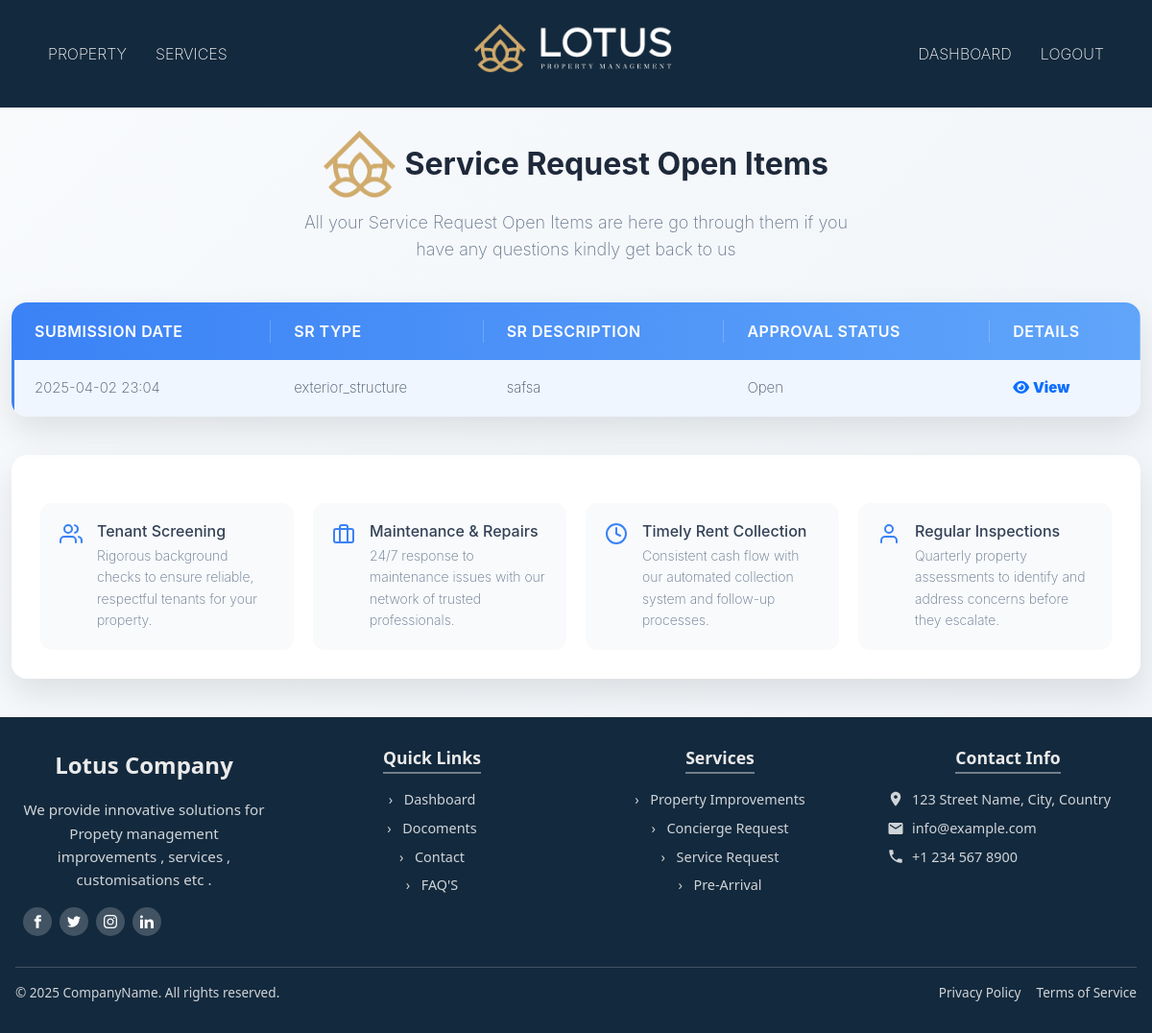
The page /open_services (signed in) on the database as committed earlier.
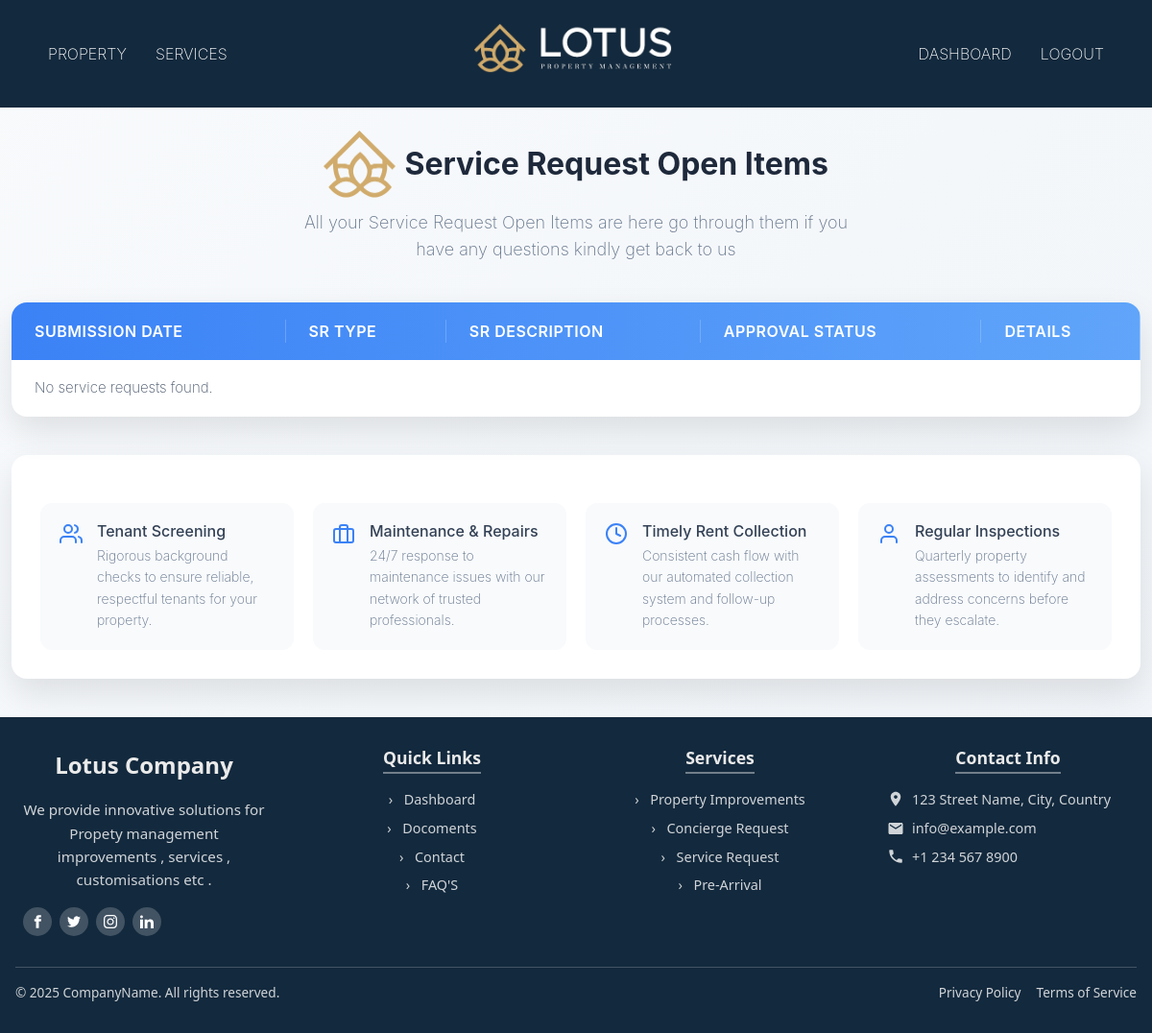
The same page on the database as committed later.
### servicedetails/models.py (models this page shows, shortened)
class ServiceRequest(models.Model):
    STATUS_CHOICES = [
        ('pending', 'Pending'),
        ('open', 'Open'),
        ('completed', 'Completed'),
        ('denied', 'Denied'),
    ]
    REQUEST_TYPE_CHOICES = [
        ('interior_residence', 'INTERIOR RESIDENCE'),
        ('exterior_structure', 'EXTERIOR STRUCTURE'),
        ('exterior_grounds', 'EXTERIOR GROUNDS'),
        ('housekeeping', 'HOUSEKEEPING'),
        ('water_features', 'WATER FEATURES'),
        ('storm_preparedness', 'STORM PREPAREDNESS'),
        ('other', 'OTHER'),
    ]
    user = models.ForeignKey(Client, on_delete=models.CASCADE)  # Use Client from mainapp
    request_type = models.CharField(max_length=50, choices=REQUEST_TYPE_CHOICES)  # Updated field
    description = models.TextField()
    status = models.CharField(max_length=10, choices=STATUS_CHOICES, default='pending')
    vendor = models.ForeignKey(Vendor, on_delete=models.SET_NULL, null=True, blank=True)  # Use Vendor from mainapp
    created_at = models.DateTimeField(auto_now_add=True)
    floor_plan_name = models.CharField(max_length=100, blank=True, null=True)

### mainapp/views.py (the view)
# urls.py: path('open_services', open_services, name='open_services'),  # ✅ Added service request URL
def open_services(request):
    client_id = request.session.get("client_id")
    if not client_id:
        return redirect("mainapp:client_login")  # Redirect if not logged in
    try:
        client = Client.objects.get(id=client_id)  # Fetch the client instance
    except Client.DoesNotExist:
        return redirect("mainapp:client_login")
    service_requests = ServiceRequest.objects.filter(user=client, status='open').order_by('-created_at')
    return render(request, 'services/allservices/open_services.html', {'service_requests': service_requests})

### template/services/allservices/open_services.html (shortened to what the changed rows need)
{% extends "outbase.html" %}
{% load static %}
{% block content %}
<link rel="stylesheet" href="https://cdnjs.cloudflare.com/ajax/libs/font-awesome/6.5.0/css/all.min.css">
    <div class="container">
        <div class="table-container">
            <table class="services-table">
                <thead>
                    <tr>
                        <th>Submission Date</th>
                        <th>SR Type</th>
                        <th>SR Description</th>
                        <th>Approval Status</th>
                        <th>Details</th>
                    </tr>
                </thead>
                <tbody>
                    {% for request in service_requests %}
                    <tr class="{% if request.status == 'open' %}active{% endif %}">
                        <td class="submission-date">{{ request.created_at|date:"Y-m-d H:i" }}</td>
                        <td class="sr-type">{{ request.request_type }}</td>
                        <td class="sr-description">{{ request.description }}</td>
                        <td class="sr-status">
                            {% if request.status == 'completed' %}
                                Completed
                            {% elif request.status == 'pending' %}
                                Pending
                            {% elif request.status == 'denied' %}
                                Denied
                            {% else %}
                                Open
                            {% endif %}
                        </td>
                        <td>
                            <a href="#" class="btn-outline-primary" title="View" onclick="openModal(this)">
                                <i class="fa-solid fa-eye"> <b> View </b></i>
                            </a>
                        </td>
                    </tr>
                    {% empty %}
                    <tr>
                        <td colspan="5">No service requests found.</td>
                    </tr>
                    {% endfor %}
                </tbody>
            </table>
        </div>
    </div>
{% endblock content %}

Rows that differ between the two databases and show on the page:
removed ServiceRequest: created_at "2025-04-02 23:04", request_type "exterior_structure", description "safsa", status "Open"
Other text that changed with them:
text now shown: "No service requests found."
